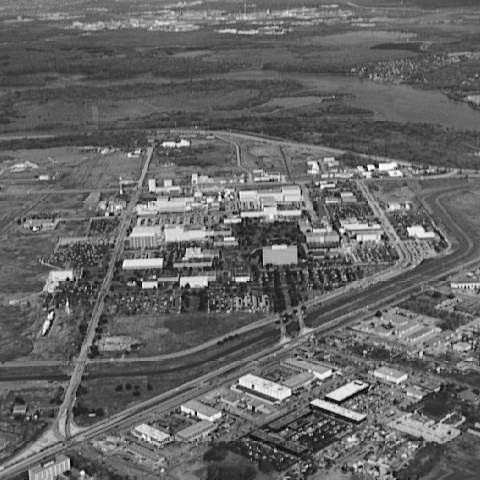
#> input picture Digital Image Processing/DIP lib/aerial_view.tif, 480 x 480 px
$ python exercise.py
#> lines starting #> are read from the running program, lines starting #| are printed output that depends on the picture
#%%
# EX 2

import numpy as np
from PIL import Image
import matplotlib.pyplot as plt


I = np.asarray(Image.open('aerial_view.tif')).astype('uint8')
#> I is the input picture: shape (480, 480); min 0, max 254, mean 101.2
I = np.asarray(Image.open('aerial_view.tif')).astype('float')

# max_value = np.max(I)
# I *= 1/max_value
# I *= max_value
I *= 0.5
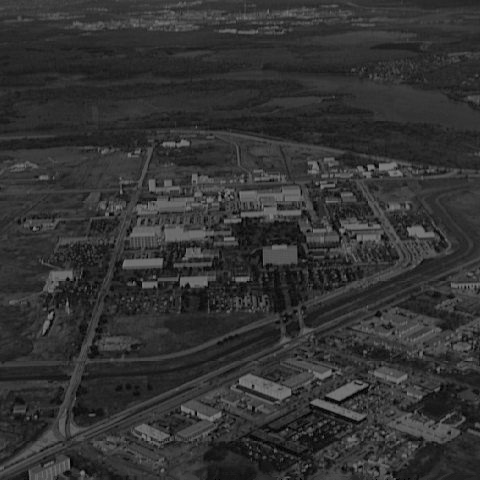
#> I: shape (480, 480) float64; min 0, max 127, mean 50.6
I = I.astype('uint8')


#%%
# EX 3

import numpy as np
import matplotlib.pyplot as plt
from PIL import Image

I1 = np.asarray(Image.open('aerial_view.tif')).astype('float')
I2 = np.asarray(Image.open('spine.tif')).astype('float')
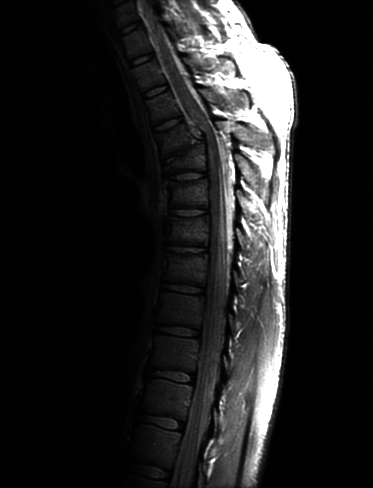
#> input picture Digital Image Processing/DIP lib/spine.tif, 373 x 488 px

def gamma_transform(image, gvalue, c = 1.0):
#> called with gvalue = 0.4, c = 1
    max_value = np.max(image)
#> max_value = 254
    transformed = image.astype('float')
    transformed *= 1.0/max_value
    transformed = c*transformed**gvalue
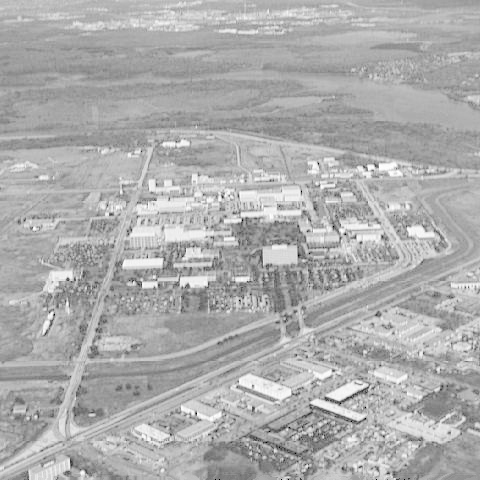
#> transformed: shape (480, 480) float64; min 0, max 1, mean 0.681
    return transformed

gamma = 0.4
transformed_image1 = gamma_transform(I1, gamma)
transformed_image2 = gamma_transform(I2, gamma)
#> call 2 of gamma_transform, with gvalue = 0.4, c = 1
#> in gamma_transform (call 2), `max_value = np.max(image)`: max_value = 255
#> in gamma_transform (call 2), `transformed = c*transformed**gvalue`:
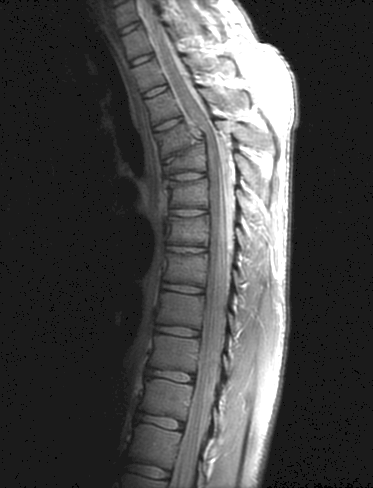
#> transformed: shape (488, 373) float64; min 0, max 1, mean 0.284


fig, ax = plt.subplots(2,2, figsize = (10,15))
ax[0,0].imshow(I1, cmap = 'gray')
ax[0,0].set_title('Original')
ax[0,1].imshow(transformed_image1, cmap = 'gray', vmin = 0, vmax = 1)
ax[0,1].set_title('Gamma transform with $\gamma = %s$'%gamma)

ax[1,0].imshow(I2, cmap = 'gray')
ax[1,0].set_title('Original')
ax[1,1].imshow(transformed_image2, cmap = 'gray', vmin = 0, vmax = 1)
ax[1,1].set_title('Gamma transform with $\gamma = %s$'%gamma)

fig.tight_layout()
plt.show()


#%%
# EX 3

gamma = 1

I1 = np.asarray(Image.open('aerial_view.tif'))
I2 = np.asarray(Image.open('spine.tif'))
#> I2 is the input picture: shape (488, 373); min 0, max 255, mean 32.6

def gamma_transform(image, gvalue, k_bit = 3, c = 1.0):
#> called with gvalue = 1, k_bit = 3, c = 1
    max_value = np.max(image)
#> max_value = 254
    transformed = image.astype('float')
    transformed *= 1/max_value
    transformed = c*transformed**gvalue
    transformed *= max_value
#> transformed: shape (480, 480) float64
    transformed = transformed.astype('uint%s'%2**(k_bit))
    print(len(np.unique(transformed)))
#| 206
    #print(transformed)
    return transformed

transformed_image1 = gamma_transform(I1, gamma)
transformed_image2 = gamma_transform(I2, gamma)
#> in gamma_transform (call 2), `max_value = np.max(image)`: max_value = 255
#| 147


fig, ax = plt.subplots(2,2, figsize = (10,15))
ax[0,0].imshow(I1, cmap = 'gray')
ax[0,0].set_title('Original')
ax[0,1].imshow(transformed_image1, cmap = 'gray')
ax[0,1].set_title('Gamma transform with $\gamma = %s$'%gamma)

ax[1,0].imshow(I2, cmap = 'gray')
ax[1,0].set_title('Original')
ax[1,1].imshow(transformed_image2, cmap = 'gray')
ax[1,1].set_title('Gamma transform with $\gamma = %s$'%gamma)
plt.tight_layout()
plt.show()


#%% EX 4 a)

I = np.asarray(Image.open('magnified-pollen-dark.tif'))
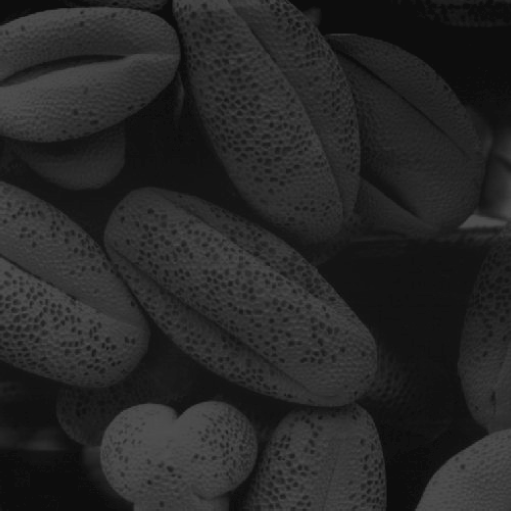
#> input picture Digital Image Processing/DIP lib/magnified-pollen-dark.tif, 1021 x 1021 px (shown at 1/2 size)
#> I is the input picture: shape (1021, 1021); min 13, max 83, mean 38.8

def contrast_strech(image, E, r0 = 0.5):
#> called with E = 2, r0 = 0.5
    max_value = np.max(image)
#> max_value = 83
    transformed = image.astype('float')
#> transformed: shape (1021, 1021) float64
    transformed *= 1/max_value
    transformed =  (transformed/r0)**E/(1 + (transformed/r0)**E)
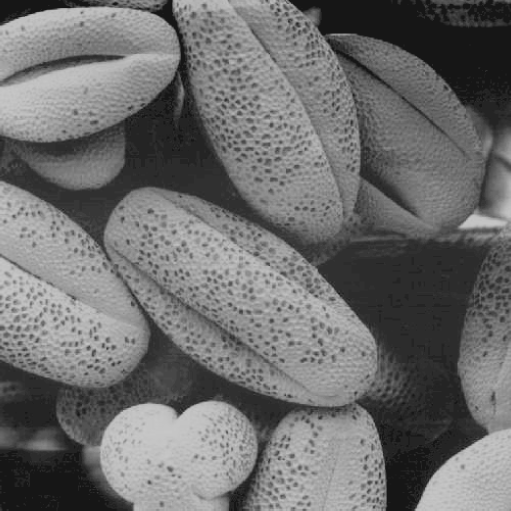
#> transformed: shape (1021, 1021) float64 (shown at 1/2 size); min 0.0894, max 0.8, mean 0.432
    transformed *= max_value
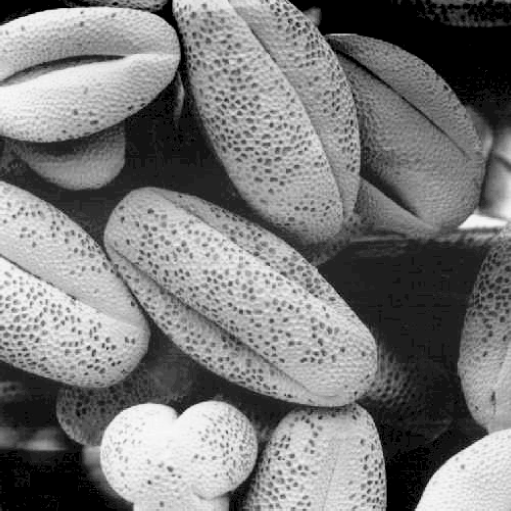
#> transformed: shape (1021, 1021) float64 (shown at 1/2 size); min 7.42, max 66.4, mean 35.8; drawn with min black and max white
#> (the run stopped early here; a loop or call above may not have finished)
